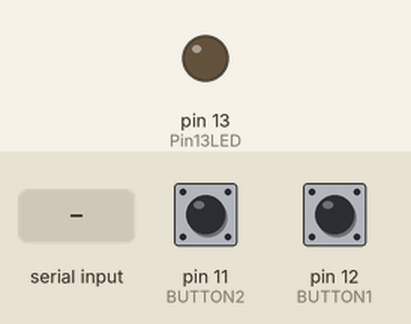
Recording of a sketch running on a simulated Arduino Uno, built with avr-gcc and run on an emulated ATmega328P. Shown: output pins drawn as LEDs (lit = HIGH). Inputs (shaded band) come from the test bench; at power-on: pin 11 (BUTTON2) HIGH, pin 12 (BUTTON1) HIGH. Pins used as bus, display or sensor lines are not drawn; what the sketch prints to the serial monitor is not drawn.

Above: at 1.2 s.
1.3 s: "1" received over the second serial link
3.0 s: pin 11 (BUTTON2) pulled LOW for 0.15 s
Timing chart, 0 to 6.0 s (numbered marks = the images above; inputs shaded):
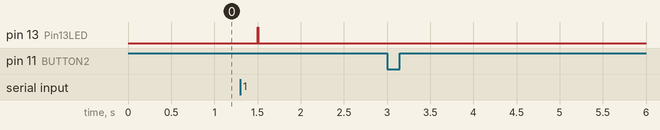

The sketch:

m1.ino
```cpp
/*-----( Import needed libraries )-----*/
#include <SoftwareSerial.h>
#include <EEPROM.h>
/*-----( Declare Constants and Pin Numbers )-----*/
#define SSerialRX        6   //10  //Serial Receive pin     RO
#define SSerialTX        5   //11  //Serial Transmit pin    DI
#define SSerialTxControl 3   //RS485 Direction control

#define RS485Transmit    HIGH
#define RS485Receive     LOW

#define Pin13LED         13
#define BUTTON1          12              // pin di input dove è collegato il pulsante P1
#define BUTTON2          11              // pin di input dove è collegato il pulsante P2

/*-----( Declare objects )-----*/
SoftwareSerial RS485Serial(SSerialRX, SSerialTX); // RX, TX

/*-----( Declare Variables )-----*/
int DatiDaSpedire[11];    // 11 byte (compreso lo 0)(usati da [1] a [10]) Vedi sotto per spegazione
int DatiRicevuti[11];     // 11 byte (compreso lo 0)(usati da [1] a [10]) Vedi sotto per spegazione
int Pnt1 = 0;   		  // serve per la funzione receive
int x = 0x00;   		  // uso generico

// ==================================================================================================
void setup() {  /****** SETUP: RUNS ONCE ******/

    DatiDaSpedire[1] = 0x02;   // start of data
    DatiDaSpedire[2] = 0x10;   // 0x10 e' il master
    DatiDaSpedire[3] = 0x00;   // indirizzo dello slave da definire
    DatiDaSpedire[4] = 0x00; DatiDaSpedire[5] = 0x00; DatiDaSpedire[6] = 0x00;  // dato generico
    DatiDaSpedire[7] = 0x00; DatiDaSpedire[8] = 0x00; DatiDaSpedire[9] = 0x00;   // dato generico
    DatiDaSpedire[10] = 0x03;   // end of data

    Serial.begin(9600); // Start the serial port
    pinMode(Pin13LED, OUTPUT);
    pinMode(SSerialTxControl, OUTPUT);
    pinMode(BUTTON1, INPUT);     // imposta il pin digitale come input
    pinMode(BUTTON2, INPUT);     // imposta il pin digitale come input
    digitalWrite(SSerialTxControl, RS485Receive);  // Init Transceiver
    RS485Serial.begin(4800);   // Start the software serial port and set the data rate   era 300

    Serial.print (F("Parte il monitor sul Master: indirizzo "));Serial.println(EEPROM.read (0),DEC); Serial.println("");

    while (RS485Serial.available()) { x = RS485Serial.read(); } // reset del contenuto del buffer
}   //--(end s

void loop() {  /****** LOOP: RUNS CONSTANTLY ******/
// ################################################################################################# AAA
    while (digitalRead(BUTTON1) == LOW || digitalRead(BUTTON2) == LOW) {  // Un pulsante premuto?

        if (digitalRead(BUTTON1) == LOW) { // letto pulsante 1
            DatiDaSpedire[03] = 0x11; // dati generici a slave 11
            DatiDaSpedire[04] = 0x01; DatiDaSpedire[06] = 0x65;
            }
        if (digitalRead(BUTTON2) == LOW) { // dati generici  a slave 12
            DatiDaSpedire[03] = 0x12; // slave
            DatiDaSpedire[04] = 0x02; DatiDaSpedire[06] = 0x66;
            }

        while (digitalRead(BUTTON1) == LOW || digitalRead(BUTTON2) == LOW) { delay(1); }   // attesa rilascio pulsante

        SendDataToSlave();  // invio dei dati della matrice agli slave

        AVideoDatiSpediti();   // stampa a video i dati spediti sulla linea


        delay(2000);// LOOP PER ATTESA RISPOSTA DELLO SLAVE da togliere assolutamente

        Serial.println("   ");
    }   // fine del while principale
// ################################################################################################# AAA
// end of LOOP
// -------------------------------------------------------------------------------------------------------
    // questa e' la routine per leggere quanto risposto dallo slave
    while (RS485Serial.available() > 0 ) {                                     // stampa quanto letto

		ReceiveDataFrom485();
        // fare test per verificare che il messaggio sia per il master 10
        // poi stampare i dati, altrimenti nulla
		AVideoIDatiLetti();

        digitalWrite(Pin13LED, HIGH); delay(10); // Show activity
        digitalWrite(Pin13LED, LOW); delay(10);  // Show activity
    }
// ------------------------------------------------------------------------------------------------------
}//--(end main loop )---

// =======================================================================================================
// =======================================================================================================
void SendDataToSlave() {   // Send bytes to Remote Arduino by 485 ========================================

    digitalWrite(SSerialTxControl, RS485Transmit);   // Enable RS485 Transmit
    delay(10);
    for (int x=1; x < 11 ;x++) { RS485Serial.write(DatiDaSpedire[x]); }
    delay(10);
    digitalWrite(SSerialTxControl, RS485Receive);    // Disable RS485 Transmit
}
// =======================================================================================================
/*  formato invio dati da MASTER a SLAVE
    DatiDaSpedire   0       non usato
                    1       start of data 0x02
                    2       indirizzo del master sempre 0x10
                    3       indirizzo dello slave a cui il comando e' inviato
                    4-9     6 byte per i comandi o per i dati da inviare
                    10      end of data 0x03

*/
// =======================================================================================================
void AVideoDatiSpediti() {    // stampa a video i dati spediti sulla linea
    Serial.println("inviato sulla 485 ->   ------------------------------------------------inizio dati");
    for (int x=1; x < 11 ;x++) { Serial.print("[");Serial.print(x);Serial.print("]");Serial.print("\t");}
    Serial.println("");
    for (int x=1; x < 11 ;x++) { Serial.print(DatiDaSpedire[x],HEX);Serial.print("\t");}
    Serial.println("");
    Serial.println("------------------------------------------------------------------------ fine dati");Serial.println(" ");
}
// =======================================================================================================

//*********************************************************************************************************
void ReceiveDataFrom485() {

    Pnt1 = 1 ;  // reset del pointer della matrice di scrittura
    while (RS485Serial.available()) {
        delay(10);  // serve per permettere il completamento dell'operazione di lettura o scrittura
        DatiRicevuti[Pnt1] = RS485Serial.read() ;     // legge e scrive nella matrice dal byte 1
        //Serial.println(DatiRicevuti[Pnt1],HEX);
        Pnt1 = Pnt1 + 1;
    }
    delay(10);
}
//*********************************************************************************************************
void AVideoIDatiLetti() {           // a video i dati letti sulla linea
    Serial.println("Ricevuti dalla 485 i seguenti dati : ----------------------------------------------");

    for (int x=1; x < 11 ;x++) { Serial.print("[");Serial.print(x);Serial.print("]");Serial.print("\t");}
    Serial.println("");
    for (int x=1; x < 11 ;x++) { Serial.print(DatiRicevuti[x],HEX);Serial.print("\t");}
    Serial.println("");
    Serial.println("-------------------------------------------------------------- fine dati dalla 485");Serial.println(" ");
}
//*********************************************************************************************************
```

Measured:
- after the input at 1.3 s, pin 13 (Pin13LED): LOW → HIGH after 0.20 s, → LOW 0.01 s later
- after the input at 3.0 s, every drawn part: stays the same
